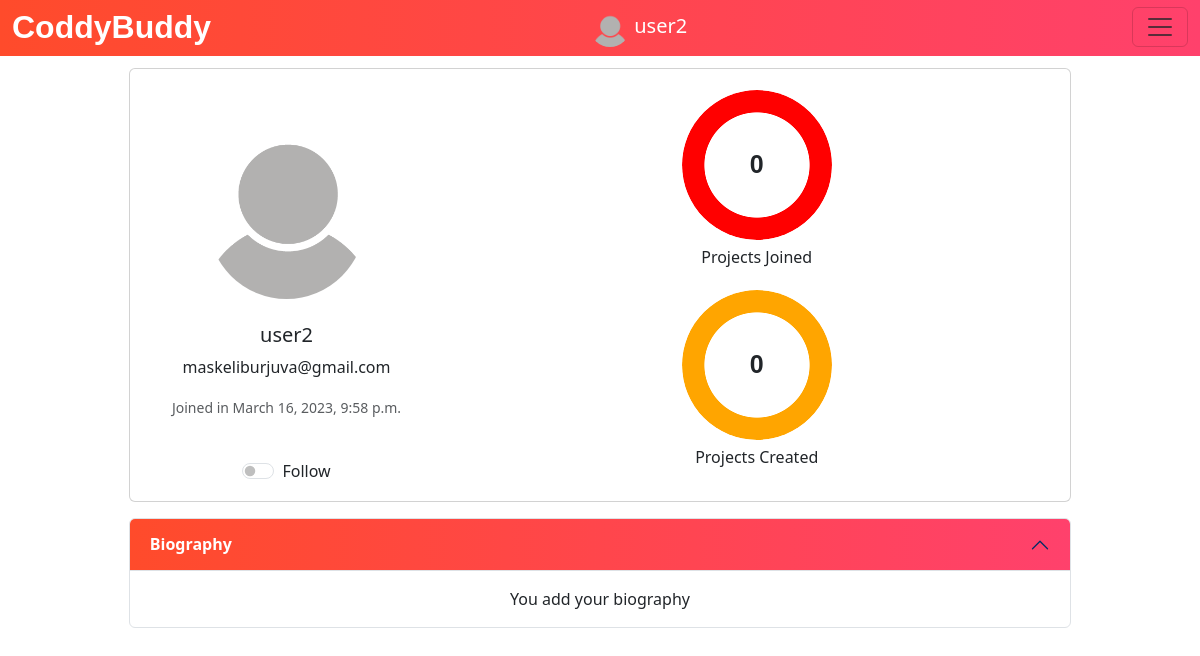
The app's page /profile/24 (signed in), older data.
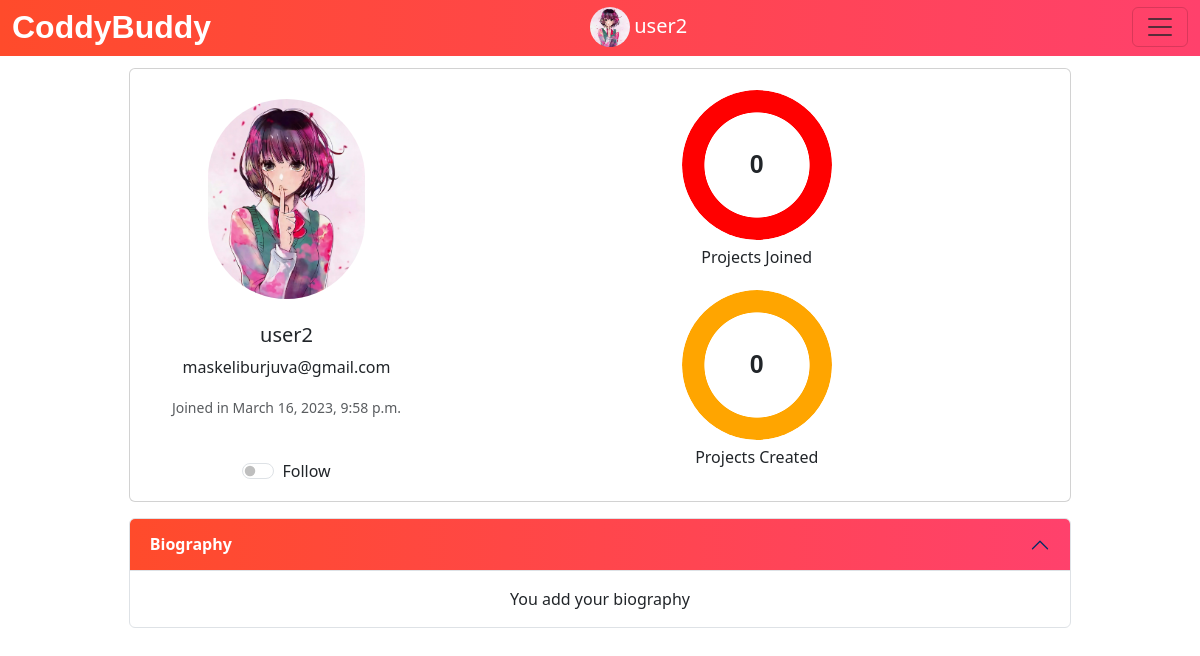
The same page, newer data.
### musker/models.py (models this page shows, shortened)
class Profile(models.Model):
    user = models.OneToOneField(User, on_delete=models.CASCADE)
    image = models.ImageField(upload_to = 'profile_images', default = 'default-profile-image-png-1-Transparent-Images.png')
    bio = models.TextField(default="You add your biography", blank=True, max_length=9999999999999999999999999)
    joinedProjects = models.IntegerField(blank=False, default=0)
    createdProjects = models.IntegerField(blank=False, default=0)
    follows = models.ManyToManyField("self",
                                     related_name="followed_by",
                                     symmetrical=False,
                                     blank=True)

### musker/views.py (the view)
# urls.py: path("profile/<str:pk>", views.profile, name="profile"),
@login_required(login_url="logIn")
def profile(request,pk):
    currentUser = User.objects.get(id = pk)
    profile = Profile.objects.get(user = currentUser)
    return render(request,'profile.html', {'currentUser' : currentUser, 'profile' : profile})

### musker/templates/profile.html (shortened to what this page needs)
<!doctype html>
<html lang="en">
  <head>
    <link href="https://cdn.jsdelivr.net/npm/bootstrap@5.3.0-alpha1/dist/css/bootstrap.min.css" rel="stylesheet">
  </head>
  <body>
    {% include 'navbar.html' %}
    <br>
    <br>
    <div style="margin-top: 20px; height:100%; min-height:50%;" class="container text-center">
      <div class="row">
        <div class="left">
        </div>
        <div class="middle">
          <div class="card mb-3" style="">
            <div class="row g-0">
              <div class="col-md-4" style="display: flex; flex-direction: column; align-items: center;">
                <img class="image" style="max-height: 50%; max-width:50%;" src="{{profile.image.url}}" class="img-fluid rounded-start" alt="">
                <br>
                <h5 class="card-title">{{currentUser.username}}</h5>
                  <p class="card-text">{{currentUser.email}}</p>
                  <p class="card-text"><small class="text-muted">Joined in {{currentUser.date_joined}}</small></p>
                  <br>
                  <div class="form-check form-switch">
                    <input class="form-check-input" type="checkbox" role="switch" id="flexSwitchCheckDefault">
                    <label class="form-check-label" for="flexSwitchCheckDefault" ">Follow</label>
                  </div>
              </div>
              <div class="col-md-8">
                <div class="card-body">
                  <div class="graph">
                    <div class="pie animate no-round" style="--p:100;--c:red;">{{profile.joinedProjects}}</div>
                    <p>Projects Joined</p>
                    <div class="pie animate no-round" style="--p:100;--c:orange;">{{profile.createdProjects}}</div>
                    <p>Projects Created</p>
                  </div>
                </div>
              </div>
            </div>
          </div>
          <div class="accordion" id="accordionPanelsStayOpenExample">
            <div class="accordion-item" >
              <h2 class="accordion-header" id="panelsStayOpen-headingOne">
                <button class="accordion-button" type="button" data-bs-toggle="collapse" data-bs-target="#panelsStayOpen-collapseOne" aria-expanded="true" aria-controls="panelsStayOpen-collapseOne" style="background: #FF416C;
                background: -webkit-linear-gradient(to right, #FF4B2B, #FF416C);
                background: linear-gradient(to right, #FF4B2B, #FF416C);
                background-repeat: no-repeat;
                color: white;">
                  <p style="color: white; font-weight: bold; margin: 0px;">Biography</p>
                </button>
              </h2>
              <div id="panelsStayOpen-collapseOne" class="accordion-collapse collapse show" aria-labelledby="panelsStayOpen-headingOne" ">
                <div class="accordion-body">
                  {{profile.bio}}
                </div>
              </div>
            </div>
          </div>
        </div>
        <div class="right">
        </div>
      </div>
    </div>
  </body>
</html>

### musker/templates/navbar.html (shortened to what this page needs)
<html lang="en">
<head>
</head>
<body>
    <nav class="navbar bg-body-emphasis fixed-top">
        <div class="container-fluid" >
          <p class="navbar-brand" href="{% url 'home' %}" style="color: white; font-weight:bold; font: size 70%; font-family: 'Montserrat', sans-serif;">CoddyBuddy</p>
          <div class="user">
            <img class="img" src="{{profile.image.url}}" alt="" >
            <div class="username"><h5 class="textU">{{currentUser.username}}</h5></div>
          </div>
          <button class="navbar-toggler"  type="button" data-bs-toggle="offcanvas" data-bs-target="#offcanvasNavbar" aria-controls="offcanvasNavbar">
            <span class="navbar-toggler-icon"></span>
          </button>
        </div>
      </nav>
</body>
</html>

Row changes from the older to the newer data that the page shows:
changed Profile "You add your biography": image: picture added in place of a placeholder
